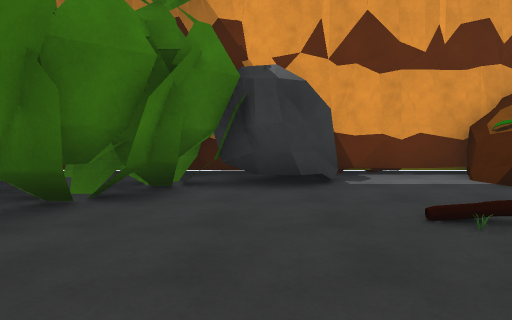
View 1 (above)

16 first-person views from a walk through a scene from a Unity 3-D project. The camera is 1.4 m above the floor, tilts 4° down and sees 75° across. The floor is counted in squares, 2 m on a side. Each view is taken from the middle of a square. On the plan, view 1 faces up. The plan holds only what a view shows up to about 10 squares ahead; the rest is blank. The place goes on beyond the plan. The player character is not drawn.

View 2
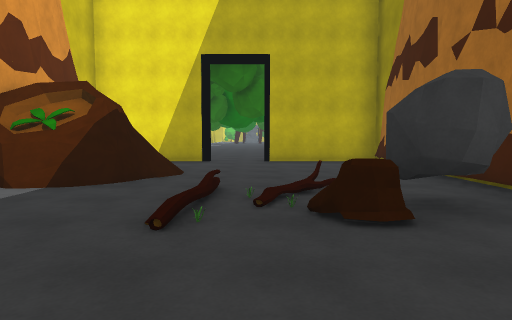

View 3
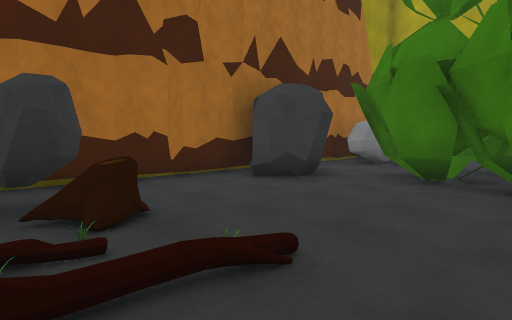

View 4
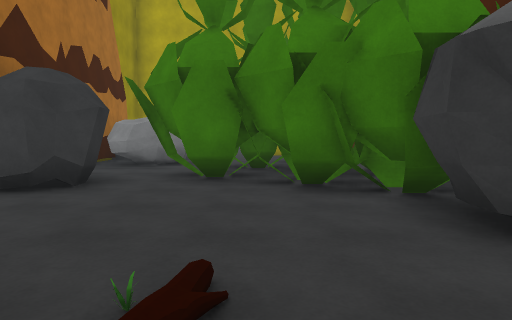

View 5
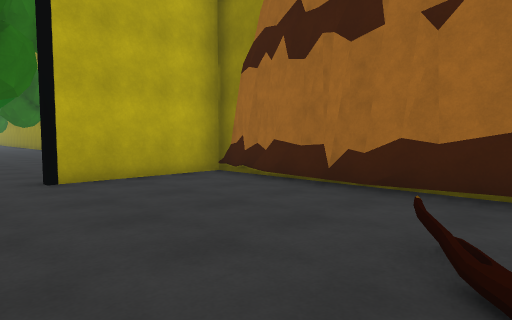

View 6
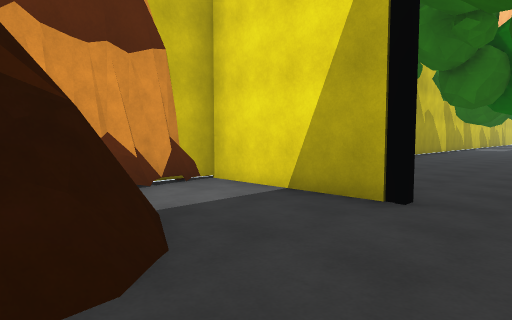

View 7
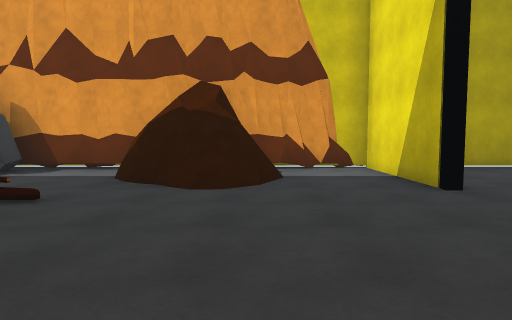

View 8
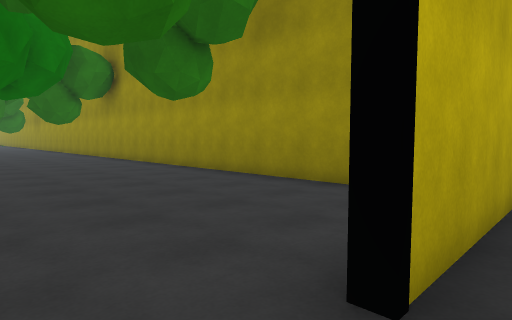

View 9
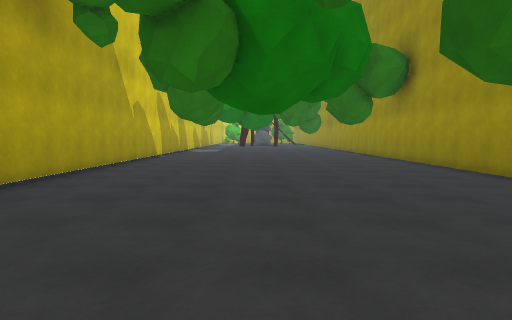

View 10
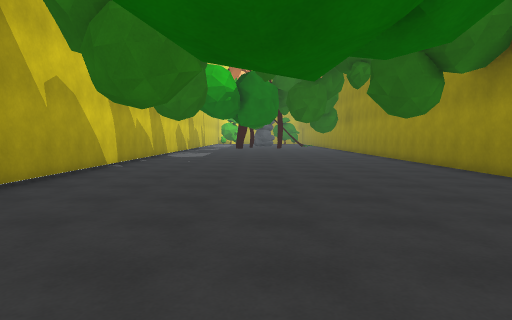

View 11
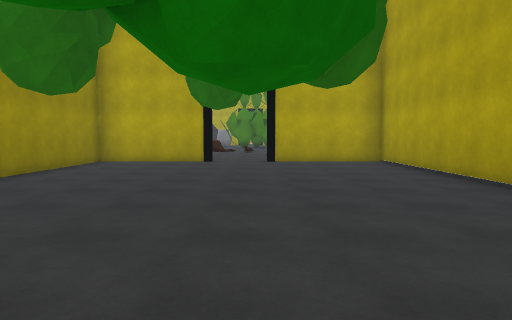

View 12
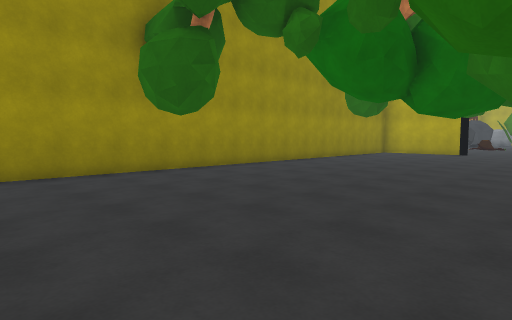

View 13
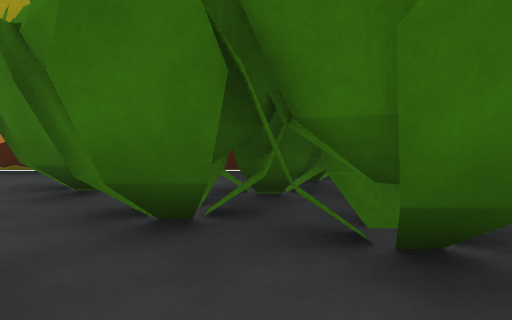

View 14
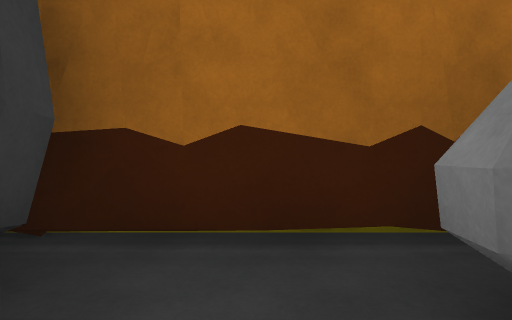

View 15
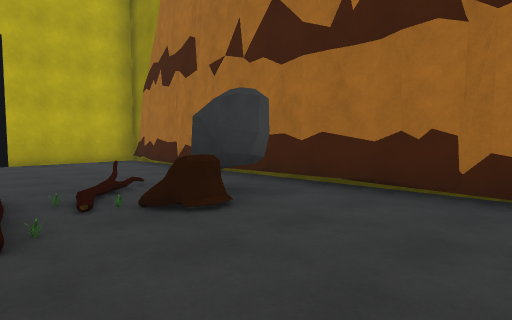

View 16
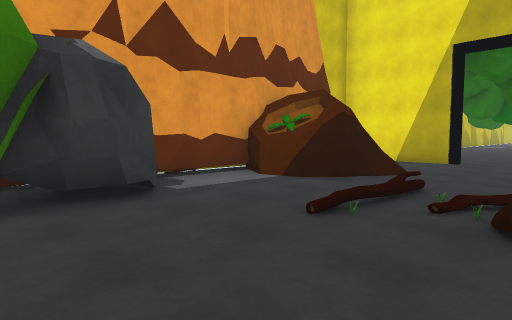

### Floor plan
Key: @ floor where view 1 was taken; # wall or solid block; . floor; / step, stairs or slope; R rock; O other object.
Columns run from 7 left of view 1 to 23 right of it. Each row starts with its distance up from view 1.
  7             ###################
  6   ##  #######/..#..............
  5    OOORRR..###..#..............
  4 OO OOOO.....##..#..............
  3  OOOOO.........................
  2  .OOOO...OO....................
  1 ORR......O.O....#..............
  0 OOR.RR.@.R......#..............
 -1 O############...#..............
 -2             ###################

Where each view was taken, in squares from view 1:
view 1: 0 up, 0 right, facing up
view 2: 2 up, 1 left, facing right
view 3: 4 up, 3 right, facing down-left
view 4: 3 up, 3 right, facing left
view 5: 3 up, 3 right, facing down-right
view 6: 2 up, 5 right, facing up-right
view 7: 1 down, 6 right, facing up
view 8: 3 up, 8 right, facing down-right
view 9: 3 up, 9 right, facing right
view 10: 3 up, 13 right, facing right
view 11: 3 up, 18 right, facing left
view 12: 5 up, 23 right, facing down-left
view 13: 0 up, 4 left, facing up
view 14: 1 up, 4 left, facing down
view 15: 3 up, 1 left, facing down-right
view 16: 1 up, 1 left, facing up-right
